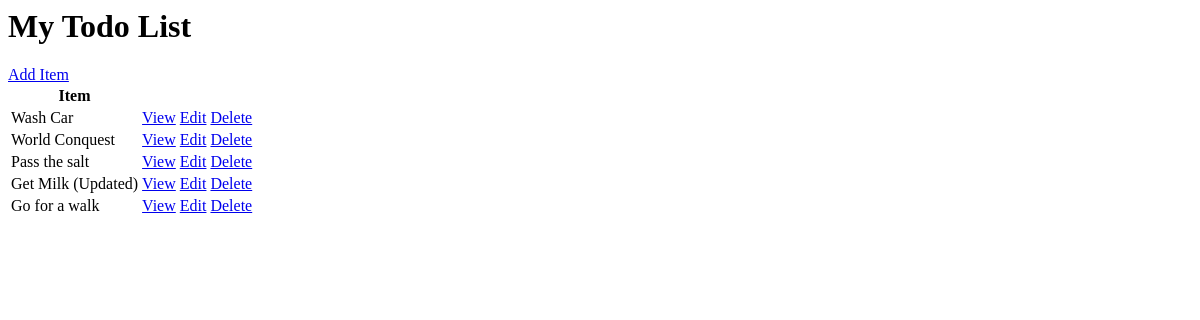
Before: / with the older database file.
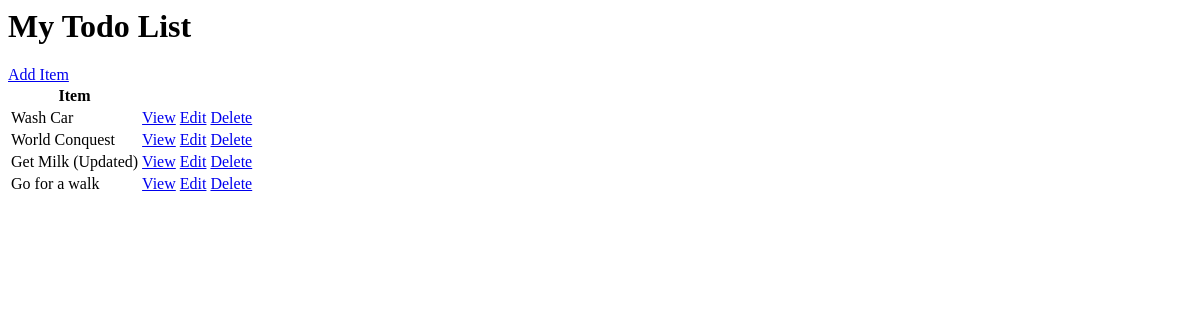
After: the same page with the newer database file.
### base/models.py (models this page shows, shortened)
class Task(models.Model):
    user = models.ForeignKey(User,on_delete=models.CASCADE,null=True,blank=True)
    title = models.CharField(max_length=200)
    description = models.TextField(null=True, blank=True)
    complete = models.BooleanField(default=False)
    created = models.DateTimeField(auto_now_add=True)
    class Meta:
        ordering = ['complete']

### base/views.py (the view)
# urls.py: path("",view=TaskList.as_view(),name="tasks"),
class TaskList(ListView):
    model = Task
    context_object_name = 'tasks'

### base/templates/base/task_list.html
<h1>My Todo List</h1>
<a href="{% url 'task-create' %}">Add Item</a>
<table>
    <tr>
        <th>Item</th>
        <th></th>
        <th></th>
    </tr>
    {% for task in tasks %}
        <tr>
            <td>{{task.title}}</td>
            <td><a href="{% url 'task' task.id %}">View</a></td>
            <td><a href="{% url 'task-update' task.id %}">Edit</a></td>
            <td><a href="{% url 'task-delete' task.id %}">Delete</a></td>
        </tr>
        {% empty %}
        <h3>No items in List</h3>
    {% endfor %}
</table>

Changed rows visible on the page:
removed Task: title "Pass the salt"
